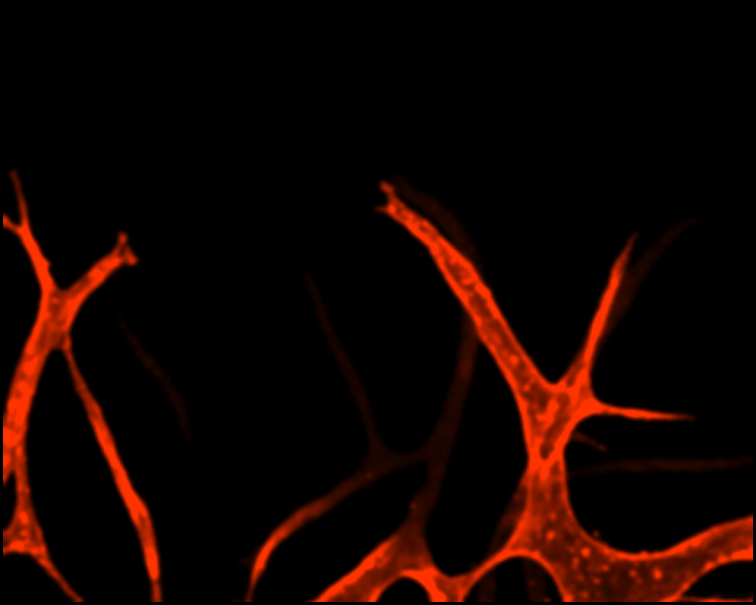
#> input picture analysis_output/paper_panels_depth/c_r_ch.png, 1511 x 1210 px, given in place of Sample 1_BF and GT(512x512 two images).png, which was not available (shown at 1/2 size)
$ python paper_figure_depth_pipeline.py
#> lines starting #> are read from the running program, lines starting #| are printed output that depends on the picture; after the words box and inside, x2 and y2 are one past the last pixel; in counts of white or black regions, pixels touching at a corner belong together; pictures that were not available may be replaced by others from this repository, and a replacement may not be noted
# Paper Figure: Depth-aware vessel analysis pipeline
import matplotlib
matplotlib.use('Agg')
import matplotlib.pyplot as plt
import matplotlib.gridspec as gridspec
import numpy as np
from PIL import Image
import cv2
from pathlib import Path
from skimage.morphology import skeletonize, remove_small_objects
from scipy import ndimage
import json, warnings
warnings.filterwarnings('ignore')
plt.rcParams.update({'font.size':9,'font.family':'Arial','axes.titlesize':10})

OUT = Path(r'C:\Users\seub1\Desktop\[Paper] Diffusion virtual staining paper\analysis_output')
DATA = Path(r'C:\Users\seub1\Desktop\[Paper] Diffusion virtual staining paper\[1] Data')

s1 = np.array(Image.open(DATA/'Original color stack data'/'Sample 1_BF and GT(512x512 two images).png'))
#> s1 is the input picture: shape (1210, 1511, 4); mean R, G, B, A 20.7, 4, 0, 255
bf_raw, gt_raw = s1[:512], s1[512:]
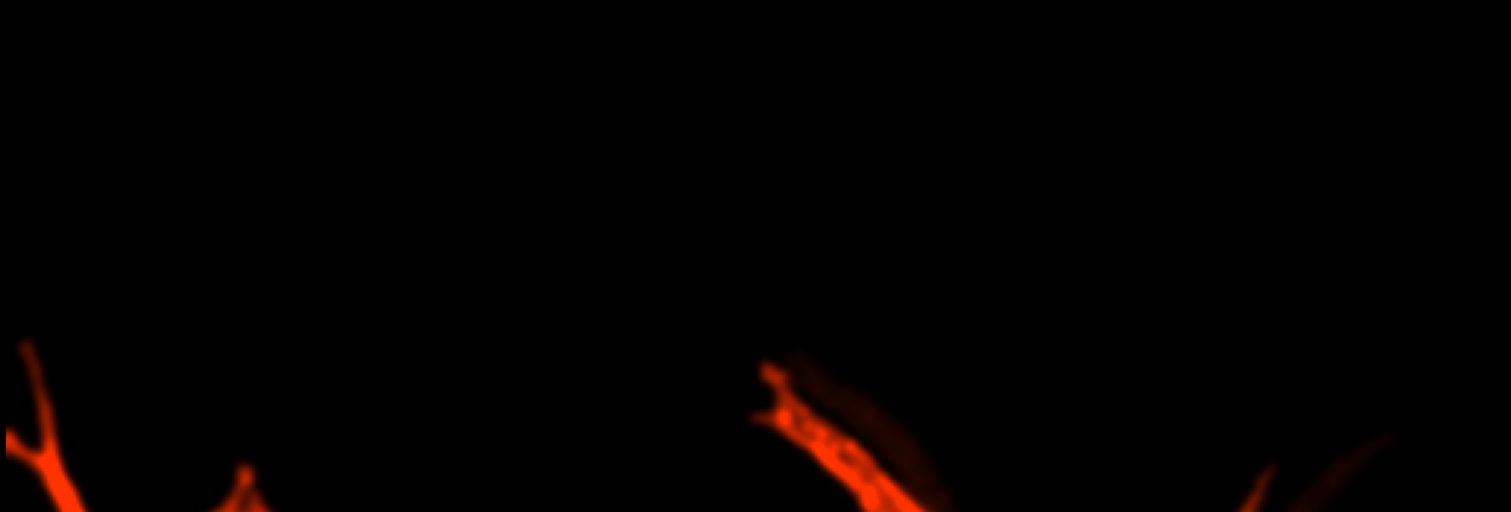
#> bf_raw: shape (512, 1511, 4); mean R, G, B, A 3.3, 0.6, 0, 255
gt_blur = cv2.GaussianBlur(gt_raw, (7,7), 0)
h, w = gt_raw.shape[:2]
#> h = 698; w = 1511
k3 = cv2.getStructuringElement(cv2.MORPH_ELLIPSE,(3,3))
k5 = cv2.getStructuringElement(cv2.MORPH_ELLIPSE,(5,5))
dk4 = cv2.getStructuringElement(cv2.MORPH_ELLIPSE,(4,4))
R = gt_blur[:,:,0].astype(np.float32)
B = gt_blur[:,:,2].astype(np.float32)
#> B: shape (698, 1511) float32; every value is 0
gray = cv2.cvtColor(gt_blur, cv2.COLOR_RGB2GRAY)
diff_BR = B - R
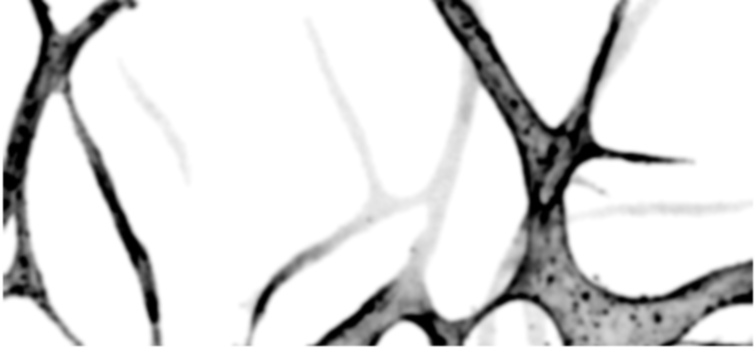
#> diff_BR: shape (698, 1511) float32 (shown at 1/2 size); min -255, max 0, mean -33.41; drawn with min black and max white
by = int(h * 0.8)
#> by = 558
tm = np.zeros((h,w), dtype=bool); tm[:by,:] = True

# --- Skeletons ---
rm = cv2.morphologyEx((R>30).astype(np.uint8)*255, cv2.MORPH_CLOSE, k3, iterations=2) > 0
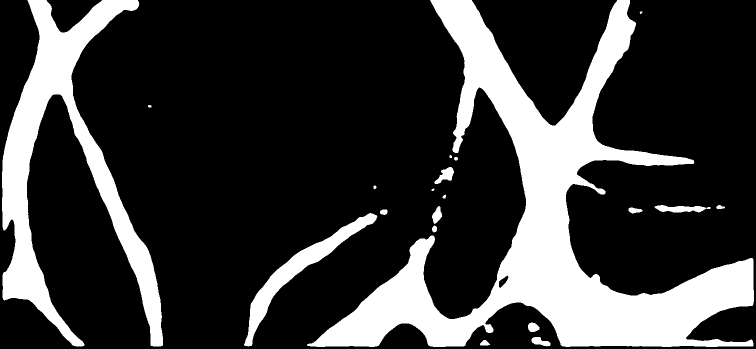
#> rm: shape (698, 1511) bool (shown at 1/2 size); 22.7% white; 20 white regions, largest, box (x1, y1, x2, y2) and area: (614, 0, 1508, 694) 163178, (4, 0, 326, 693) 61871, (488, 426, 755, 693) 10207
rm = remove_small_objects(rm, min_size=50)
rs = skeletonize(rm)
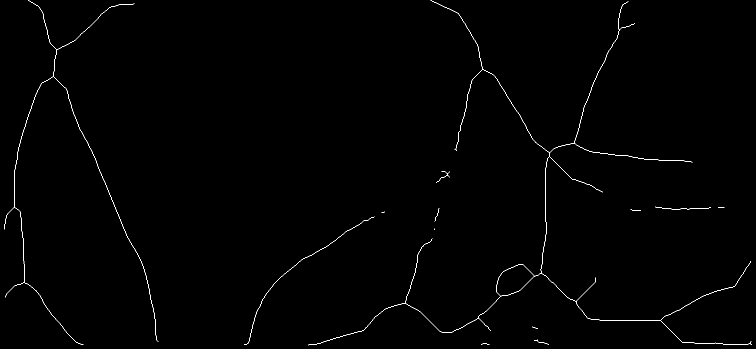
#> rs: shape (698, 1511) bool (shown at 1/2 size); 0.48% white in thin lines or dots

bs_ = B > 50; bl = B > 20
#> after `bs_ = B > 50`: bs_: shape (698, 1511) bool; every value is 0
bll, nl = ndimage.label(bl)
#> nl = 0
bh = np.zeros_like(bl, dtype=bool)
for i in range(1, nl+1):
    reg = bll == i
    if np.any(bs_[reg]): bh |= reg
bh = cv2.morphologyEx(bh.astype(np.uint8)*255, cv2.MORPH_CLOSE, k5, iterations=2) > 0
bh = remove_small_objects(bh, min_size=50)
bsk = skeletonize(bh)

va = remove_small_objects(cv2.morphologyEx((gray>10).astype(np.uint8)*255, cv2.MORPH_CLOSE, k3, iterations=2)>0, min_size=100)
#> va: shape (698, 1511) bool; 23.8% white; 7 white regions, largest, box (x1, y1, x2, y2) and area: (613, 0, 1508, 694) 171916, (4, 0, 327, 693) 63010, (487, 366, 797, 693) 12600
base = skeletonize(va)
#> base: shape (698, 1511) bool; 0.51% white in thin lines or dots
vml = cv2.dilate(va.astype(np.uint8)*255, k5) > 0
#> vml: shape (698, 1511) bool; 25.9% white; 7 white regions, largest, box (x1, y1, x2, y2) and area: (611, 0, 1510, 696) 183803, (2, 0, 329, 695) 69420, (485, 364, 799, 695) 14672
rf = rs & (diff_BR < 0)
bf = bsk & (diff_BR > 0)

# --- Bridging ---
def gept(sk, tl=20):
#> called with tl = 20
    su = sk.astype(np.uint8)
    ker = np.array([[1,1,1],[1,0,1],[1,1,1]], dtype=np.uint8)
    nb = cv2.filter2D(su, -1, ker) * su
    eps = np.argwhere(nb == 1); res = []
#> after `eps = np.argwhere(nb == 1)`: eps = 43 pairs, first value 3 to 690, second value 8 to 1503
    for ep in eps:
        y0, x0 = ep; path = [(y0,x0)]; vis = {(y0,x0)}; cy, cx = y0, x0
        for _ in range(tl):
            fd = False
            for dy in [-1,0,1]:
                for dx in [-1,0,1]:
                    if dy==0 and dx==0: continue
                    ny, nx = cy+dy, cx+dx
                    if 0<=ny<h and 0<=nx<w and sk[ny,nx] and (ny,nx) not in vis:
                        path.append((ny,nx)); vis.add((ny,nx)); cy,cx=ny,nx; fd=True; break
                if fd: break
            if not fd: break
        if len(path) >= 5:
            na = min(len(path), 10)
            t = np.array(path[0], dtype=float) - np.array(path[na-1], dtype=float)
            n = np.linalg.norm(t)
            if n > 0: t /= n
            res.append({'pos':(y0,x0), 'tangent':t})
#> this loop made 43 passes
#> (y0, x0, na, t, n) on passes 1 to 12: (3, 1256, 10, [-0.486, 0.874], 10.3), (7, 268, 10, [-0.217, 0.976], 9.22), (47, 1269, 10, [-0.406, 0.914], 9.85), (299, 909, 10, [0.936, -0.351], 8.54), (301, 913, 10, [0.994, 0.11], 9.06), (324, 1384, 10, [0.217, 0.976], 9.22), (343, 883, 10, [-0.217, -0.976], 9.22), (343, 899, 10, [0, 1], 9), (354, 899, 10, [0.789, 0.614], 11.4), (365, 872, 10, [0.659, -0.753], 10.63), (384, 1205, 10, [0.486, 0.874], 10.3), (413, 1310, 10, [-0.11, -0.994], 9.06)
#> (y0, x0) on passes 23, 25: (457, 869), (459, 869)
#> after the loop, res = 41 items
    return res

def bezier(e1, e2):
    p1 = np.array(e1['pos'], dtype=float); p2 = np.array(e2['pos'], dtype=float)
    t1, t2 = e1['tangent'], e2['tangent']
    d = np.linalg.norm(p2-p1)
    c1 = p1 + t1*d*0.4; c2 = p2 + t2*d*0.4
    pts = []
    for t in np.linspace(0, 1, max(int(d*1.5), 10)):
        p = (1-t)**3*p1 + 3*(1-t)**2*t*c1 + 3*(1-t)*t**2*c2 + t**3*p2
        pts.append((int(round(p[0])), int(round(p[1]))))
    return pts

def dobr(sk, vm, md=80, ma=60):
    eps = gept(sk); cands = []
#> after `eps = gept(sk)`: eps = 41 items
    for i in range(len(eps)):
        for j in range(i+1, len(eps)):
            p1 = np.array(eps[i]['pos'], dtype=float)
            p2 = np.array(eps[j]['pos'], dtype=float)
            d = np.linalg.norm(p2-p1)
            if d < 5 or d > md: continue
            d12 = (p2-p1)/d
            c1 = np.dot(eps[i]['tangent'], d12)
            c2 = np.dot(eps[j]['tangent'], -d12)
            th = np.cos(np.radians(ma))
            if c1 < th or c2 < th: continue
            pts = bezier(eps[i], eps[j])
            ov = sum(1 for(y,x) in pts if 0<=y<h and 0<=x<w and vm[y,x])
            vr = ov / max(len(pts), 1)
            if vr < 0.7: continue
            cands.append((i, j, (c1+c2)/2 - d/md*0.2 + vr*0.2))
#> this loop made 41 passes
#> after the loop, cands = [(8, 15, 0.772), (9, 15, 0.803), (11, 17, 1.06), (12, 13, 1.16), (19, 20, 1.12), (21, 23, 1.02)]
    cands.sort(key=lambda x: -x[2])
    used = set(); br = sk.copy(); nb = 0
    for i, j, sc in cands:
        if i not in used and j not in used:
            for (y,x) in bezier(eps[i], eps[j]):
                if 0<=y<h and 0<=x<w: br[y,x] = True
            used.add(i); used.add(j); nb += 1
#> this loop made 6 passes
#> (i, j, sc) on passes 1 to 5: (12, 13, 1.16), (19, 20, 1.12), (11, 17, 1.06), (21, 23, 1.02), (9, 15, 0.803)
#> br: shape (698, 1511) bool; 0.49% white in thin lines or dots
#> after the loop, nb = 5; used = 10 items
    return skeletonize(br), nb

rb, rnb = dobr(rf, vml)
#> rb: shape (698, 1511) bool; 0.49% white in thin lines or dots
#> rnb = 5
bb, bnb = dobr(bf, vml)
#> bnb = 0

# --- EP/JN ---
def epjn(sk, mask):
    s = sk & mask; su = s.astype(np.uint8)
#> after `s = sk & mask`:
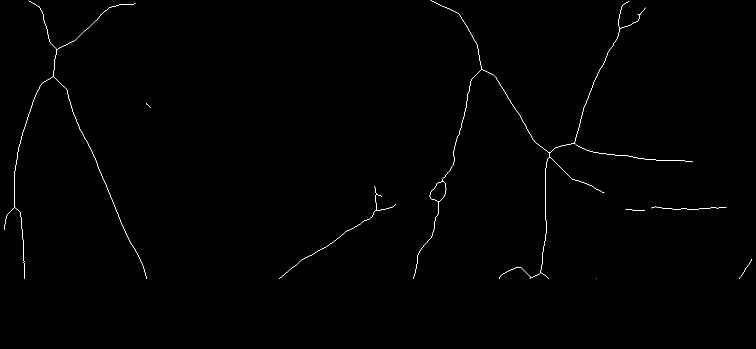
#> s: shape (698, 1511) bool (shown at 1/2 size); 0.35% white in thin lines or dots, all inside (x1, y1, x2, y2) = (8, 0, 1504, 558)
    ker = np.array([[1,1,1],[1,0,1],[1,1,1]], dtype=np.uint8)
    nb = cv2.filter2D(su, -1, ker) * su
    L = int(np.sum(s))
#> L = 3662
    el, ne = ndimage.label(nb == 1); epc = []
#> after `el, ne = ndimage.label(nb == 1)`: el: shape (698, 1511) int32; 27 distinct labels, from 0 to 26
#> after `el, ne = ndimage.label(nb == 1)`: ne = 26
    for i in range(1, ne+1):
        pts = np.argwhere(el==i); cy,cx = pts.mean(axis=0)
        y, x = int(round(cy)), int(round(cx))
        if y < by - 5: epc.append((y,x))
#> this loop made 26 passes
#> (cy, cx, y, x) on passes 1 to 12: (1, 57, 1, 57), (2, 1258, 2, 1258), (6, 270, 6, 270), (15, 1290, 15, 1290), (28, 1275, 28, 1275), (206, 293, 206, 293), (215, 301, 215, 301), (324, 1385, 324, 1385), (372, 749, 372, 749), (385, 1208, 385, 1208), (392, 763, 392, 763), (409, 791, 409, 791)
#> after the loop, epc = [(1, 57), (2, 1258), (6, 270), (15, 1290), (28, 1275), (206, 293), (215, 301), (324, 1385), (372, 749), (385, 1208), (392, 763), (409, 791), (415, 1452), (416, 1302), (419, 1251), (420, 1289), (459, 8), (518, 1503)]
    jd = cv2.dilate((nb>=3).astype(np.uint8), k3)
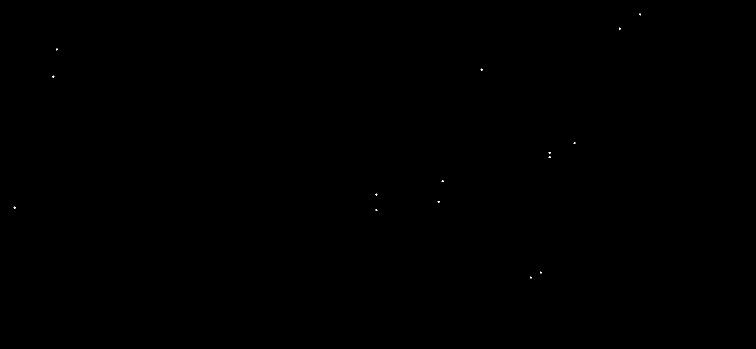
#> jd: shape (698, 1511) (shown at 1/2 size); values 0 (black) and 1 (white), 0.02% white in thin lines or dots, all inside (x1, y1, x2, y2) = (27, 27, 1282, 557)
    jl, nj = ndimage.label(jd); jnc = []
#> after `jl, nj = ndimage.label(jd)`: jl: shape (698, 1511) int32; 16 distinct labels, from 0 to 15
#> after `jl, nj = ndimage.label(jd)`: nj = 15
    for i in range(1, nj+1):
        cm = (jl==i) & (nb>=3); pts = np.argwhere(cm)
        if len(pts)==0: pts = np.argwhere(jl==i)
        cy, cx = pts.mean(axis=0); jy,jx = int(round(cy)), int(round(cx))
        ca = (jl==i); ys,xs = np.where(ca); pad = 3
        l0 = max(0,ys.min()-pad); l1 = min(h,ys.max()+pad+1)
        x0 = max(0,xs.min()-pad); x1 = min(w,xs.max()+pad+1)
        ls = s[l0:l1,x0:x1].copy(); ls[ca[l0:l1,x0:x1]] = False
        _, nb2 = ndimage.label(ls)
        if nb2 >= 3: jnc.append((jy,jx))
#> this loop made 15 passes
#> (cy, cx, jy, jx, ys, xs, l0) on pass 1: (28.33, 1279.7, 28, 1280, [27, 27, 28, 28, 28, 28, 29, 29, 29, 30], [1279, 1280, 1278, 1279, 1280, 1281, 1279, 1280, 1281, 1280], 24)
#> (cy, cx, jy, jx, ys, l0, l1) on pass 2: (57, 1239.2, 57, 1239, [55, 56, 56, 56, 57, 57, 57, 57, 58, 58, 58, 59], 52, 63)
#> ca: shape (698, 1511) bool; 0% white in thin lines or dots, all inside (x1, y1, x2, y2) = (1060, 553, 1064, 557)
#> cm: shape (698, 1511) bool; 0% white in thin lines or dots, all inside (x1, y1, x2, y2) = (1061, 554, 1063, 556)
    return epc, jnc, L

se, sj, sL = epjn(base, tm)
re, rjn, rL = epjn(rb, tm)
#> in epjn (call 2), `s = sk & mask`: s: shape (698, 1511) bool; 0.33% white in thin lines or dots, all inside (x1, y1, x2, y2) = (8, 0, 1502, 558)
#> in epjn (call 2), `el, ne = ndimage.label(nb == 1)`: el: shape (698, 1511) int32; 26 distinct labels, from 0 to 25
#> in epjn (call 2), `jd = cv2.dilate((nb>=3).astype(np.uint8), k3)`: jd: shape (698, 1511); values 0 (black) and 1 (white), 0.01% white in thin lines or dots, all inside (x1, y1, x2, y2) = (27, 58, 1240, 554)
#> in epjn (call 2), `jl, nj = ndimage.label(jd)`: jl: shape (698, 1511) int32; 13 distinct labels, from 0 to 12
#> after the loop in epjn (call 2), `for i in range(1, nj+1):`: ca: shape (698, 1511) bool; 0% white in thin lines or dots, all inside (x1, y1, x2, y2) = (1067, 550, 1071, 554)
#> after the loop in epjn (call 2), `for i in range(1, nj+1):`: cm: shape (698, 1511) bool; 0% white in thin lines or dots, all inside (x1, y1, x2, y2) = (1068, 551, 1070, 553)
be, bjn, bL = epjn(bb, tm)

rdl = cv2.dilate(rb.astype(np.uint8), cv2.getStructuringElement(cv2.MORPH_ELLIPSE,(5,5))) > 0
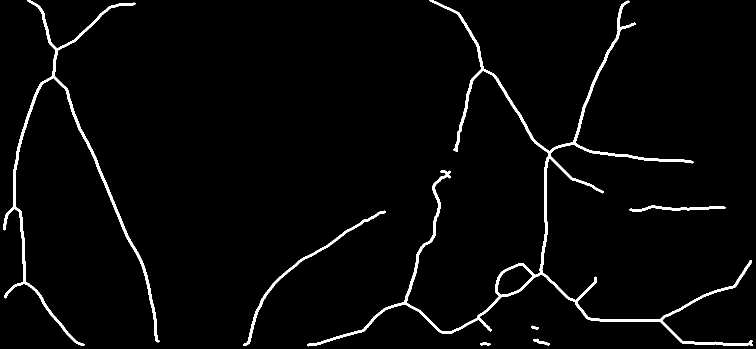
#> rdl: shape (698, 1511) bool (shown at 1/2 size); 2.7% white; 7 white regions, largest, box (x1, y1, x2, y2) and area: (614, 0, 1506, 693) 17072, (6, 0, 319, 692) 8550, (486, 421, 772, 692) 2030
bdl = cv2.dilate(bb.astype(np.uint8), cv2.getStructuringElement(cv2.MORPH_ELLIPSE,(5,5))) > 0
rr = [(y,x) for y,x in re if not bdl[y,x]]
rcn = [(y,x) for y,x in re if bdl[y,x]]
brl = [(y,x) for y,x in be if not rdl[y,x]]
bcn = [(y,x) for y,x in be if rdl[y,x]]

# --- Load quant data ---
#> (the run stopped early here; a loop or call above may not have finished)
